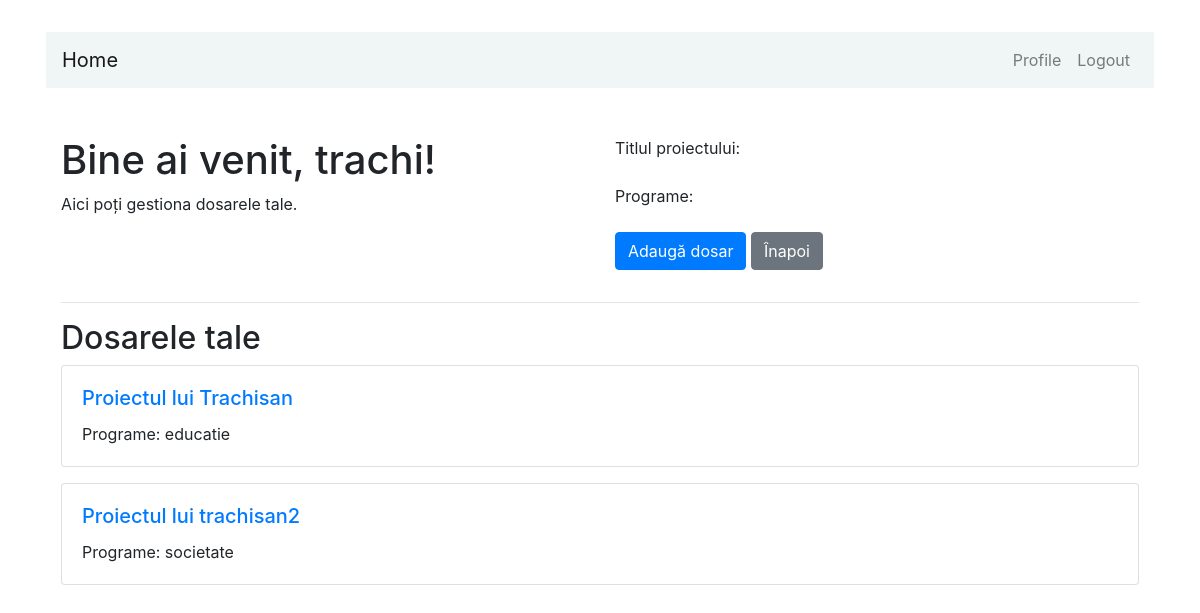
Screenshot of /profile/7 (signed in) with the database file from the repository.
### dbapp/models.py (models this page shows, shortened)
class cerere_de_finantare(models.Model):
    user = models.ForeignKey(User, on_delete=models.CASCADE)
    numele_solicitantului = models.CharField(max_length=255)
    titlul_proiectului = models.TextField()
    programe_choices = [
        ('cultura','Cultura'),
        ('mass_media','Mass-Media'),
        ('educatie','Educatie'),
        ('spiritualitate','Spiritualitate si Traditie'),
        ('societate','Societate Civila')]
    programe = models.CharField(max_length=30, choices=programe_choices)
    locul_derulare = models.TextField(help_text="Adresa, cod postal, Regiune, Localitate, Tara")
    descriere = models.TextField(help_text="Descrieti proiectul")
    perioada_incepere = models.DateField()
    perioada_incheiere = models.DateField()
    class Meta:
        db_table = "Cerere_de_Finantare"

### dbapp/views.py (the view)
# urls.py: path('profile/<int:user_id>', views.profile, name='profile'),
@login_required
def profile(request, user_id=None):
    if user_id is not None:
        if request.user.id != int(user_id):
            raise Http404('Nu ai permisiune pentru a accesa aceasta pagina')
        user = get_object_or_404(User, pk=user_id)
    else:
        user = request.user
    user_profile = get_object_or_404(models.UserProfile, user=user)
    user_posts = cerere.objects.filter(user=request.user)
    return render(request, 'profile.html',{'user_posts': user_posts})

### dbapp/templates/profile.html (shortened to what this page needs)
{% extends "header.html" %}
{% block content %}
  <div class="container my-5">
    <div class="row">
      <div class="col-md-6">
        <h1>Bine ai venit, {{ user.username }}!</h1>
        <p>Aici poți gestiona dosarele tale.</p>
      </div>
      <div class="col-md-6">
        <form action="{% url 'adauga_dosar' %}" method="post">
          <div class="mb-3">
            <label for="titlul_proiectului" class="form-label">Titlul proiectului:</label>
          </div>
          <div class="mb-3">
            <label for="programe" class="form-label">Programe:</label>
          </div>
          <div class="mb-3">
            <input class="btn btn-primary" type="submit" value="Adaugă dosar">
            <a class="btn btn-secondary" href="{% url 'home' %}">Înapoi</a>
          </div>
        </form>
      </div>
    </div>
    <hr>
    <div class="row">
      <div class="col-md-12">
        <h2>Dosarele tale</h2>
        {% for post in user_posts %}
          <div class="card mb-3">
            <div class="card-body">
              <a href="{% url 'dosar_detail' user_id=user.id dosar_id=post.id %}">
                <h5 class="card-title">{{ post.titlul_proiectului }}</h5>
              </a>
              <p class="card-text">Programe: {{ post.programe }}</p>
            </div>
          </div>
        {% endfor %}
      </div>
    </div>
  </div>
{% endblock %}

### rows the page displays
cerere_de_finantare: titlul_proiectului "Proiectul lui Trachisan", programe "educatie"
cerere_de_finantare: titlul_proiectului "Proiectul lui trachisan2", programe "societate"

### other values shown
{{ user.username }} "trachi"
